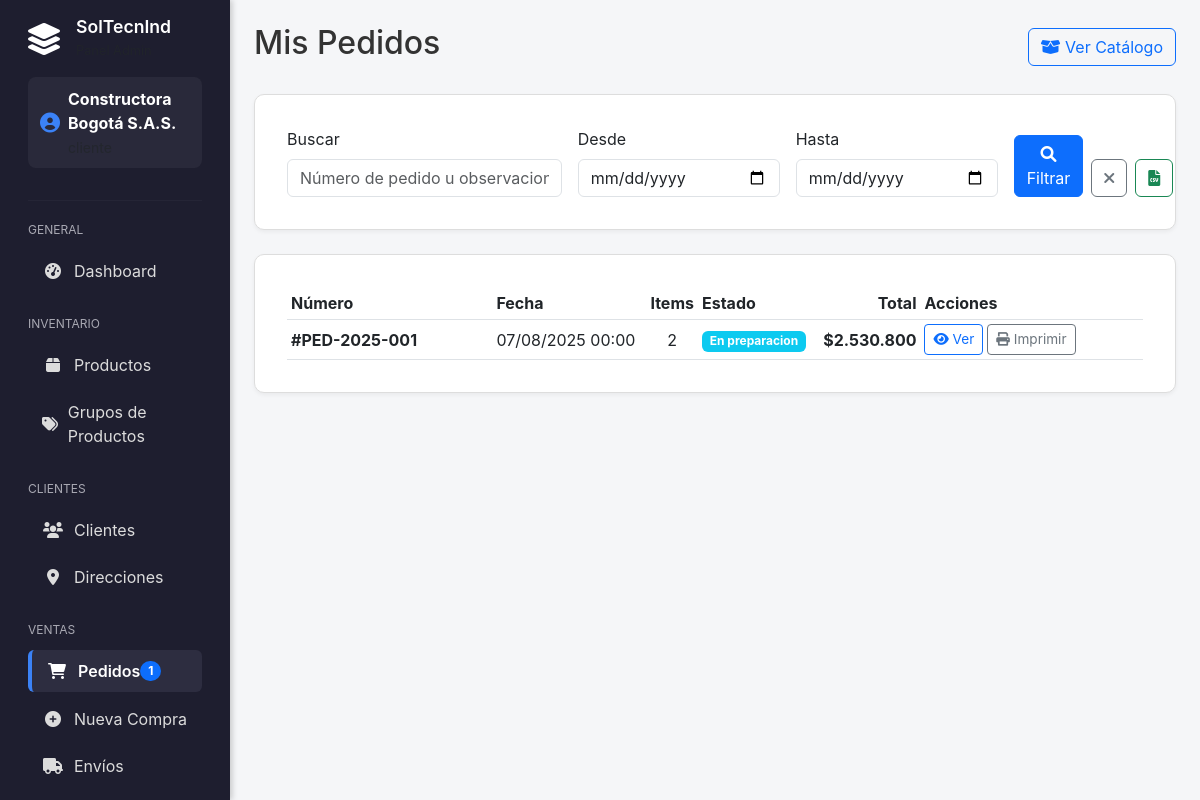
The app's page /cliente/pedidos.php (signed in) with its own data.
### tables this page shows
CREATE TABLE `pedidos` (
  `id` int(11) NOT NULL,
  `numero_documento` varchar(50) NOT NULL COMMENT 'Número único compartido con orden_venta',
  `cliente_id` int(11) NOT NULL,
  `empleado_id` int(11) DEFAULT NULL,
  `estado` enum('borrador','confirmado','en_preparacion','listo_envio','enviado','entregado','cancelado') DEFAULT 'borrador',
  `fecha_pedido` datetime DEFAULT current_timestamp(),
  `fecha_entrega_estimada` date DEFAULT NULL,
  `subtotal` decimal(12,2) NOT NULL DEFAULT 0.00,
  `descuento_porcentaje` decimal(5,2) NOT NULL DEFAULT 0.00,
  `descuento_total` decimal(12,2) DEFAULT 0.00,
  `impuestos_total` decimal(12,2) DEFAULT 0.00,
  `total` decimal(12,2) NOT NULL DEFAULT 0.00,
  `direccion_entrega_id` int(11) DEFAULT NULL,
  `observaciones` text DEFAULT NULL,
  `pedido_template` tinyint(1) DEFAULT 0 COMMENT 'Marcar como plantilla para re-pedidos',
  `nombre_template` varchar(100) DEFAULT NULL COMMENT 'Nombre de la plantilla',
  `created_at` timestamp NOT NULL DEFAULT current_timestamp(),
  `updated_at` timestamp NOT NULL DEFAULT current_timestamp() ON UPDATE current_timestamp()
);

### cliente/pedidos.php (the view, shortened to what this page needs)
<?php
require_once __DIR__ . '/../includes/LayoutManager.php';
$pdo = getConnection();
$cliente_id = $_SESSION['cliente_id'];
$estados_color = [
    'borrador' => 'secondary',
    'pendiente' => 'warning',
    'confirmado' => 'success',
    'en_preparacion' => 'info',
    'listo_envio' => 'primary',
    'enviado' => 'primary',
    'entregado' => 'success',
    'cancelado' => 'danger'
];
$pedidos = [];
try {
    $search = trim($_GET['search'] ?? '');
    $fecha_desde = $_GET['fecha_desde'] ?? '';
    $fecha_hasta = $_GET['fecha_hasta'] ?? '';
    $page = isset($_GET['page']) && is_numeric($_GET['page']) ? max(1, (int)$_GET['page']) : 1;
    $limit = 10;
    $offset = ($page - 1) * $limit;
    $whereParts = ['p.cliente_id = ?'];
    $params = [$cliente_id];
    $whereSql = 'WHERE ' . implode(' AND ', $whereParts);
    $sql = "SELECT p.id, p.numero_documento, p.fecha_pedido, p.estado, p.total,
                (SELECT COUNT(*) FROM detalle_pedidos dp WHERE dp.pedido_id = p.id) AS total_items,
                comp.pdf_path as comprobante_pdf, comp.codigo_qr as codigo_comprobante
            FROM pedidos p
            LEFT JOIN entregas ent ON ent.pedido_id = p.id
            LEFT JOIN comprobantes_entrega comp ON comp.entrega_id = ent.id
            " . $whereSql . " ORDER BY p.fecha_pedido DESC LIMIT ? OFFSET ?";
    $stmt = $pdo->prepare($sql);
    $stmt->execute(array_merge($params, [$limit, $offset]));
    $pedidos = $stmt->fetchAll(PDO::FETCH_ASSOC);
} catch (PDOException $e) {
    error_log('Error en pedidos.php: ' . $e->getMessage());
    $error_message = 'Error al cargar los pedidos. Por favor, intente nuevamente.';
} catch (Exception $e) {
    $error_message = $e->getMessage();
}
?>
<div class="d-flex justify-content-between align-items-center mb-4">
    <h2>Mis Pedidos</h2>
    <a href="productos.php" class="btn btn-outline-primary"><i class="fas fa-box-open"></i> Ver Catálogo</a>
</div>
<div class="card mb-4">
    <div class="card-body p-3">
        <form class="row g-3" id="filterForm" method="get">
            <div class="col-md-4">
                <label class="form-label">Buscar</label>
                <input type="text" id="search" name="search" class="form-control" placeholder="Número de pedido u observaciones" value="<?php echo htmlspecialchars($search); ?>">
            </div>
            <div class="col-md-3">
                <label class="form-label">Desde</label>
                <input type="date" id="fecha_desde" name="fecha_desde" class="form-control" value="<?php echo htmlspecialchars($fecha_desde); ?>">
            </div>
            <div class="col-md-3">
                <label class="form-label">Hasta</label>
                <input type="date" id="fecha_hasta" name="fecha_hasta" class="form-control" value="<?php echo htmlspecialchars($fecha_hasta); ?>">
            </div>
            <div class="col-md-2 d-flex align-items-end gap-2">
                <button type="submit" class="btn btn-primary flex-grow-1">
                    <i class="fas fa-search"></i> Filtrar
                </button>
                <a href="pedidos.php" class="btn btn-outline-secondary" title="Limpiar filtros">
                    <i class="fas fa-times"></i>
                </a>
                <button type="button" class="btn btn-outline-success" id="btnExportCsv" title="Exportar CSV" onclick="exportCSV()">
                    <i class="fas fa-file-csv"></i>
                </button>
            </div>
        </form>
    </div>
</div>
<div class="card">
    <div class="card-body">
        <div class="table-responsive">
            <table class="table table-hover table-sm align-middle mb-0">
                <thead>
                    <tr>
                                <th style="width:24%">Número</th>
                                <th style="width:18%">Fecha</th>
                                <th style="width:6%">Items</th>
                                <th style="width:14%">Estado</th>
                                <th class="text-end" style="width:12%">Total</th>
                                <th style="width:26%">Acciones</th>
                            </tr>
                </thead>
                <tbody>
                    <?php if (empty($pedidos)): ?>
                        <tr><td colspan="6" class="text-center py-4 text-muted">No hay pedidos disponibles</td></tr>
                    <?php else: ?>
                        <?php foreach ($pedidos as $pedido): ?>
                            <tr>
                                <td class="text-truncate" style="max-width:220px;">
                                    <strong title="#<?php echo htmlspecialchars($pedido['numero_documento']); ?>">#<?php echo htmlspecialchars($pedido['numero_documento']); ?></strong>
                                </td>
                                <td class="text-nowrap"><?php echo date('d/m/Y H:i', strtotime($pedido['fecha_pedido'])); ?></td>
                                <td class="text-center"><?php echo (int)($pedido['total_items'] ?? 0); ?></td>
                                <td class="text-nowrap"><span class="badge bg-<?php echo $estados_color[$pedido['estado']] ?? 'secondary'; ?>"><?php echo ucfirst(str_replace('_',' ',$pedido['estado'])); ?></span></td>
                                <td class="text-end text-nowrap"><strong>$<?php echo number_format($pedido['total'], 0, ',', '.'); ?></strong></td>
                                <td>
                                    <div class="d-flex gap-1 small-actions">
                                        <button class="btn btn-sm btn-outline-primary" onclick="verDetalle(<?php echo (int)$pedido['id']; ?>)" title="Ver detalle">
                                            <i class="fas fa-eye"></i> <span class="d-none d-md-inline">Ver</span>
                                        </button>
                                        <button class="btn btn-sm btn-outline-secondary" onclick="window.open('reportes/pedido_print.php?id=<?php echo (int)$pedido['id']; ?>','_blank')" title="Imprimir pedido">
                                            <i class="fas fa-print"></i> <span class="d-none d-md-inline">Imprimir</span>
                                        </button>
                                    </div>
                                </td>
                            </tr>
                        <?php endforeach; ?>
                    <?php endif; ?>
                </tbody>
            </table>
        </div>
    </div>
</div>

### cliente/pedidos.php (style rules this page uses)
.small-actions .btn { padding: 0.25rem 0.5rem; font-size: 0.85rem; }
.table .text-truncate { overflow: hidden; text-overflow: ellipsis; white-space: nowrap; }

### records on screen
pedidos: numero_documento "PED-2025-001", fecha_pedido "07/08/2025 00:00", total_items "2", estado "En preparacion", total "2.530.800"

### other values on screen
$config['title'] "SolTecnInd"
$_SESSION['nombre'] "Constructora Bogotá S.A.S."
$cat "GENERAL"
$item['text'] "Dashboard"
$cat "INVENTARIO"
$item['text'] "Productos"
$item['text'] "Grupos de Productos"
$cat "CLIENTES"
$item['text'] "Clientes"
$item['text'] "Direcciones"
$cat "VENTAS"
$item['text'] "Pedidos"
$count "1"
$item['text'] "Nueva Compra"
$item['text'] "Envíos"
